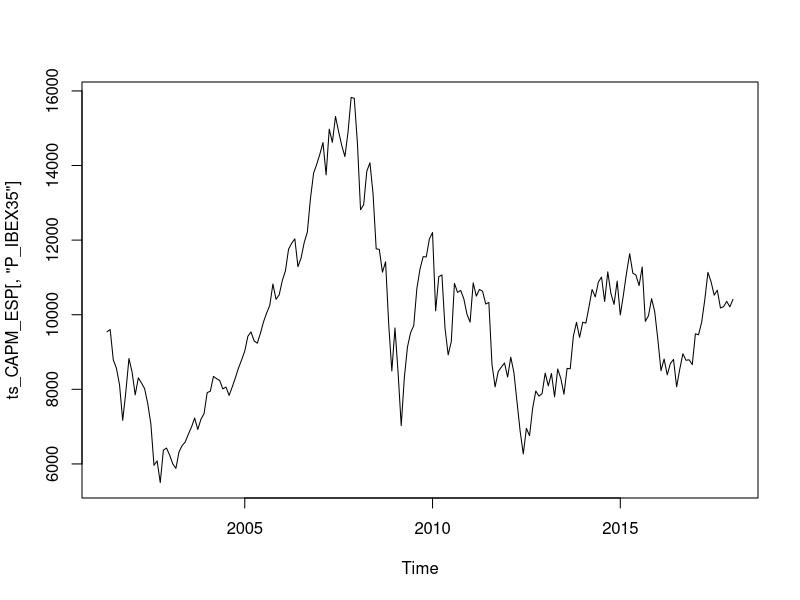
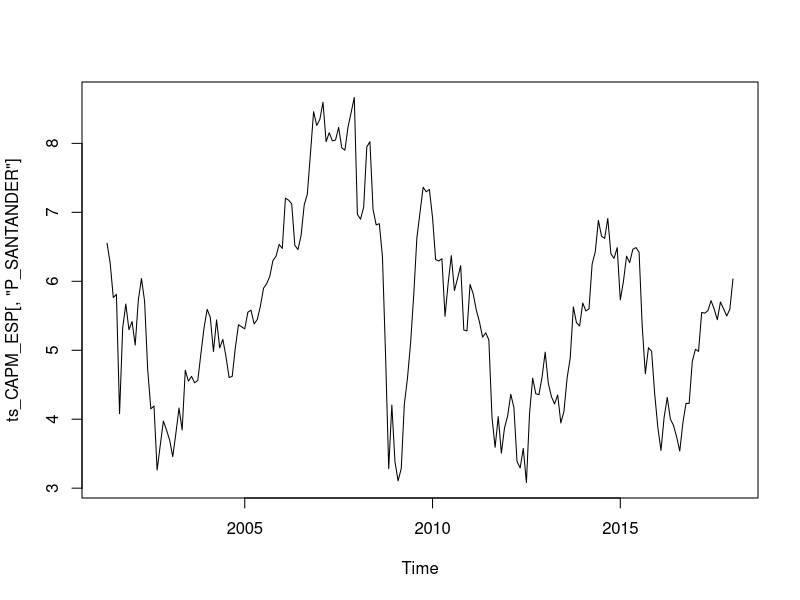
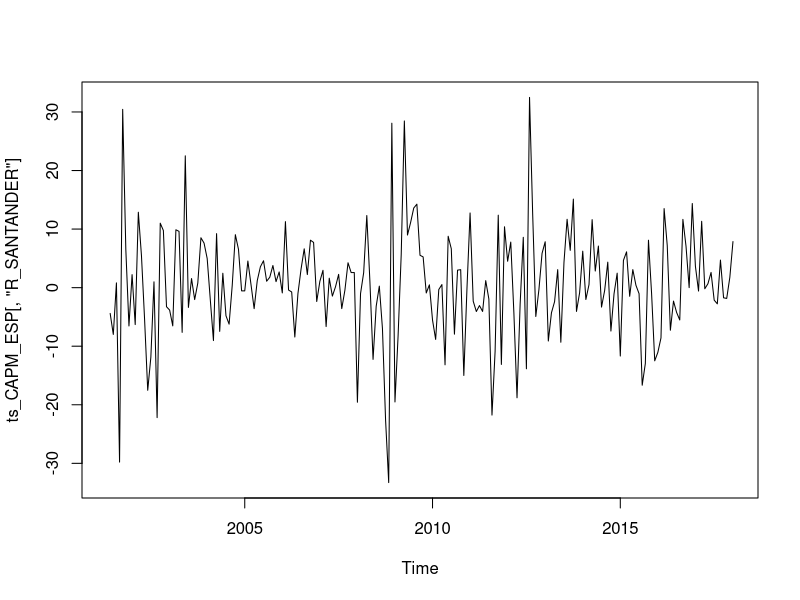
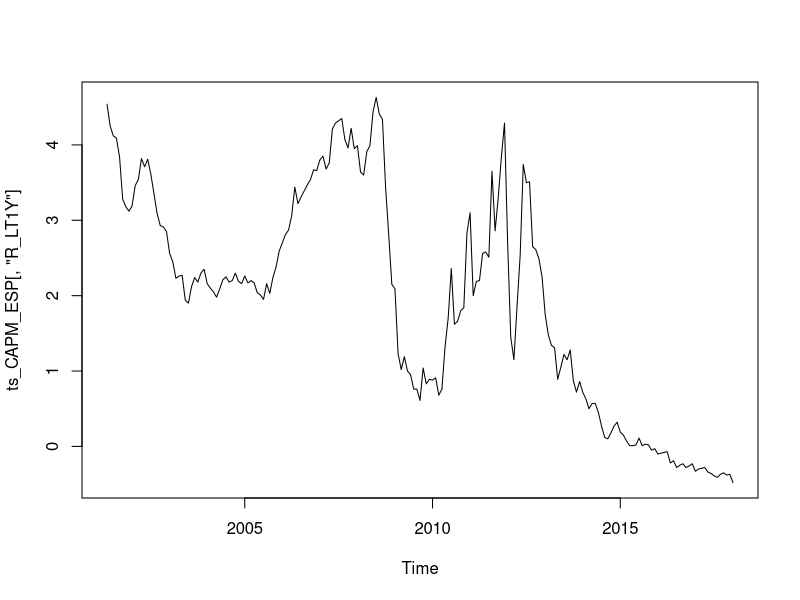
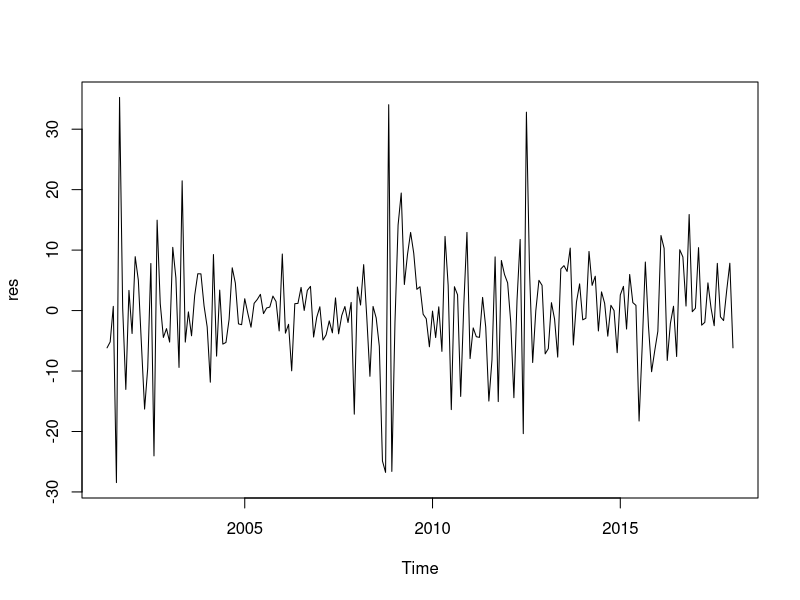
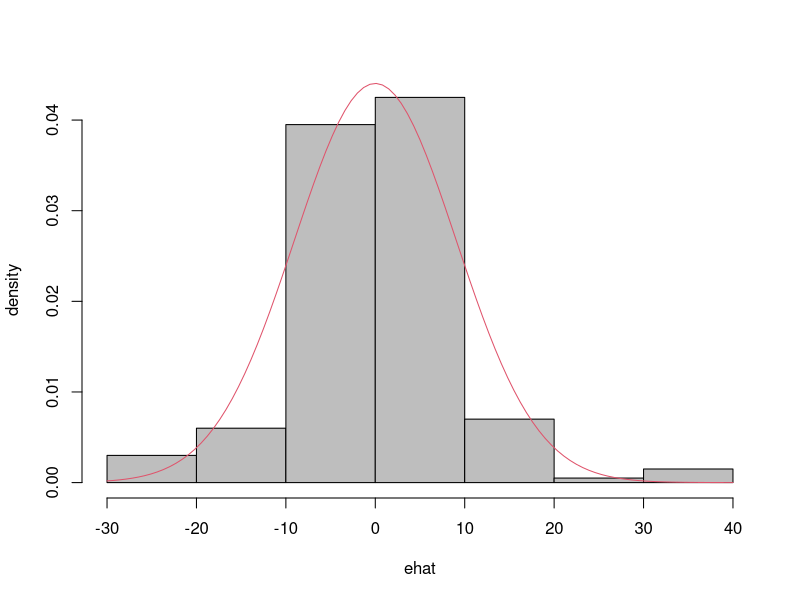
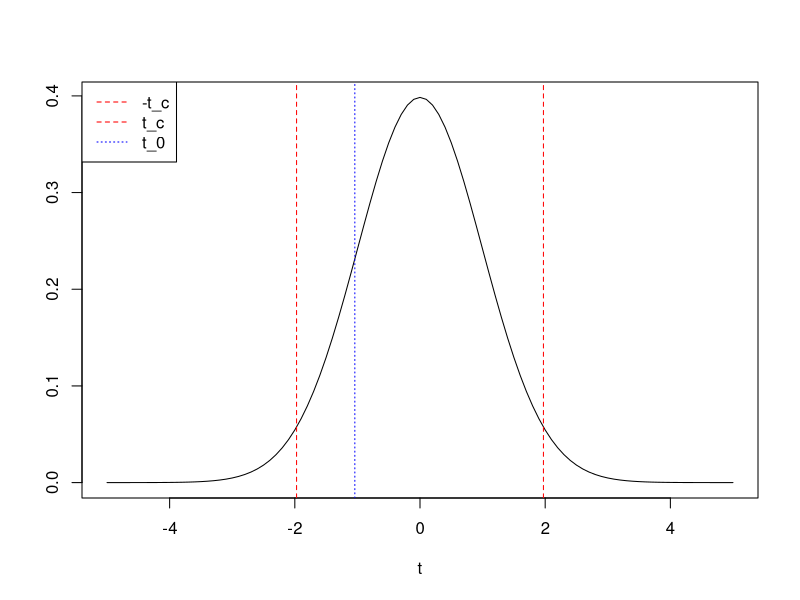
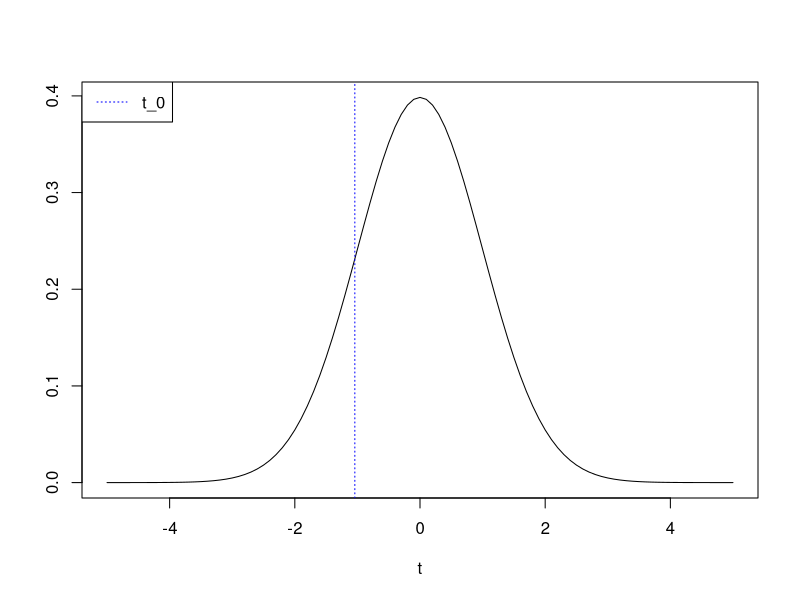

These charts were generated, in order, by the following R code:
## ---- chunk 1
library(tidyverse)
CAPM_ESP <- read_csv("CAPM_ESP.csv")
ts_CAPM_ESP <- ts(CAPM_ESP, start=c(2001,5), end = c(2018,1), frequency = 12)
#
ts.plot(ts_CAPM_ESP[,"P_IBEX35"])
ts.plot(ts_CAPM_ESP[,"P_SANTANDER"])
#
ts.plot(ts_CAPM_ESP[,"R_SANTANDER"])
ts.plot(ts_CAPM_ESP[,"R_LT1Y"])
#
# Modelo CAPM para las acciones del Banco Santander 
# (repetir los cálculos para Telefónica e Inditex)
#
CAPM_SANTANDER  <-  lm(I(R_SANTANDER-R_LT1Y) ~ I(R_IBEX35-R_LT1Y), data = ts_CAPM_ESP)
summary(CAPM_SANTANDER)
#
# Intervalos de confianza para los parámetros estructurales del modelo
#
confint(CAPM_SANTANDER)
#
# Manualmente
#
alpha <- 0.05
df <- df.residual(CAPM_SANTANDER) # grados de libertad
t_c <- qt(1-alpha/2, df)
#
b1 <- coef(CAPM_SANTANDER)[[1]] # estimación del parámetro beta1
b1
seb1 <- sqrt(vcov(CAPM_SANTANDER)[1,1]) # estimación de la desviación típica de beta1
seb1
#
inf_b1 <- b1-t_c*seb1 # cota inferior
sup_b1 <- b1+t_c*seb1 # cota superior
inf_b1 ; sup_b1
#
b2 <- coef(CAPM_SANTANDER)[[2]] # estimación del parámetro beta2
b2
seb2 <- sqrt(vcov(CAPM_SANTANDER)[2,2]) # estimación de la desviación típica de beta2
seb2
#
inf_b2 <- b2-t_c*seb2 # cota inferior
sup_b2 <- b2+t_c*seb2 # cota superior
inf_b2 ; sup_b2
#
# Ajuste del modelo (R^2) y ANOVA
#
s_CAPM_SANTANDER <- summary(CAPM_SANTANDER)
print(s_CAPM_SANTANDER)
names(s_CAPM_SANTANDER)
R2 <- s_CAPM_SANTANDER$r.squared
R2
anova(CAPM_SANTANDER)
# Número de obsevaciones
T <- nobs(CAPM_SANTANDER)
T
# Número de parámetros
K <- T-df
K
# EStadístico F de significación global
F_0 <- (R2/(K-1))/((1-R2)/(T-K))
F_0
# Residuos del modelo
res <- s_CAPM_SANTANDER$residuals
res <- ts(res, start=c(2001,5), end = c(2018,1), frequency = 12)
plot(res)
#
ehat <- resid(CAPM_SANTANDER)
ebar <- mean(ehat)
sdehat <- sd(ehat)
hist(ehat, col="grey", freq=FALSE, main="", ylab="density", xlab="ehat")
curve(dnorm(x, ebar, sdehat), col=2, add=TRUE, ylab="density", xlab="ehat")
#
# Contrastes de hipótesis
#
# beta1=0 versus beta1≠0
#
# Estadístico t
#
alpha <- 0.05 # nivel de significación
b1 <- coef(CAPM_SANTANDER)[[1]] # estimación del parámetro beta1
b1
seb1 <- sqrt(vcov(CAPM_SANTANDER)[1,1]) # estimación de la desviación típica de beta1
seb1
c <- 0
df <- df.residual(CAPM_SANTANDER) # grados de libertad
t_0 <- (b1-c)/seb1 # estadístico t
t_0
# Método del valor crítico
t_c <- qt(1-alpha/2, df) # valor crítico
t_c
# Gráfico de la función de densidad de la distribución t de Student, del valor crítico y del estadístico t:
curve(dt(x, df), -5, 5, ylab=" ", xlab="t")
abline(v=c(-t_c, t_c, t_0), col=c("red", "red", "blue"), lty=c(2,2,3))
legend("topleft", legend=c("-t_c", "t_c", "t_0"), col=c("red", "red", "blue"), lty=c(2, 2, 3))
# Método del P-valor
p <- 2*(1-pt(abs(t_0), df))
p
# Gráfico de la función de densidad de la distribución t de Student y del estadístico t_0:
curve(dt(x, df), -5, 5, ylab=" ", xlab="t")
abline(v=c(t_0), col=c("blue"), lty=c(3))
legend("topleft", legend=c("t_0"), col=c("blue"), lty=c(3))
#
# Estadístico F
#
library(car)
H_0 <- "(Intercept) = 0"
linearHypothesis(CAPM_SANTANDER,H_0,test="F")
#
# Gráfico de la función de densidad de la distribución F de Fisher-Snedecor y del estadístico F_0:
F_0 <- linearHypothesis(CAPM_SANTANDER,H_0,test="F")[2,5] # estadístico F
F_0
F_c <- qf(1-alpha, 1, df) # valor crítico
F_c
#
curve(df(x, 1, df), 0, 5, ylab=" ", xlab="F")
abline(v=c(F_0,F_c), col=c("blue","red"), lty=c(2,3))
legend("topleft", legend=c("F","Fcr"), col=c("blue","red"), lty=c(2,3))
#
# beta2=1 versus beta2≠1
#
# Estadístico t
# 
alpha <- 0.05 # nivel de significación
b2 <- coef(CAPM_SANTANDER)[[2]] # estimación del parámetro beta2
b2
seb2 <- sqrt(vcov(CAPM_SANTANDER)[2,2]) # estimación de la desviación típica de beta2
seb2
c <- 1
df <- df.residual(CAPM_SANTANDER) # grados de libertad
t_0 <- (b2-c)/seb2 # estadístico t
t_0
# Método del valor crítico
t_c <- qt(1-alpha/2, df) # valor crítico
t_c
# Gráfico de la función de densidad de la distribución t de Student, del valor crítico y del estadístico t:
curve(dt(x, df), -6, 6, ylab=" ", xlab="t")
abline(v=c(-t_c, t_c, t_0), col=c("red", "red", "blue"), lty=c(2,2,3))
legend("topleft", legend=c("-t_c", "t_c", "t_0"), col=c("red", "red", "blue"), lty=c(2, 2, 3))
# Método del P-valor
p <- 2*(1-pt(abs(t_0), df))
p
# Gráfico de la función de densidad de la distribución t de Student y del estadístico t:
curve(dt(x, df), -6, 6, ylab=" ", xlab="t")
abline(v=c(t_0), col=c("blue"), lty=c(3))
legend("topleft", legend=c("t_0"), col=c("blue"), lty=c(3))
#
# Estadístico F
H_0 <- "I(R_IBEX35 - R_LT1Y) = 1"
linearHypothesis(CAPM_SANTANDER,H_0,test="F")
#
# Contraste conjunto de la hipótesis beta1=0, beta2=1
#
H_0 <- c("(Intercept) = 0", "I(R_IBEX35 - R_LT1Y) = 1")
linearHypothesis(CAPM_SANTANDER,H_0,test="F")
#
# Contrastes unilaterales
# 
# beta2≤1 versus beta2>1
#
c <- 1
alpha <- 0.05
t_0 <- (b2-c)/seb2
t_0
# Método del valor crítico
t_c <- qt(1-alpha, df) # alpha no se divide por 2
t_c
#
curve(dt(x, df), -6, 6, ylab=" ", xlab="t")
abline(v=c(t_c, t_0), col=c("red", "blue"), lty=c(2, 3))
legend("topleft", legend=c("t_c", "t_0"), col=c("red", "blue"), lty=c(2, 3))
# Método del P-valor
p <- 1-pt(t_0, df)
p
# 
# beta2≥2 versus beta2<2
#
c <- 2
alpha <- 0.05
t_0 <- (b2-c)/seb2
t_0
# Método del valor crítico
t_c <- qt(alpha, df) # alpha no se divide por 2
t_c
#
curve(dt(x, df), -20, 20, ylab=" ", xlab="t")
abline(v=c(t_c, t_0), col=c("red", "blue"), lty=c(2, 3))
legend("topleft", legend=c("t_c", "t_0"), col=c("red", "blue"), lty=c(2, 3))
# Método del P-valor
p <- pt(t_0, df)
p
